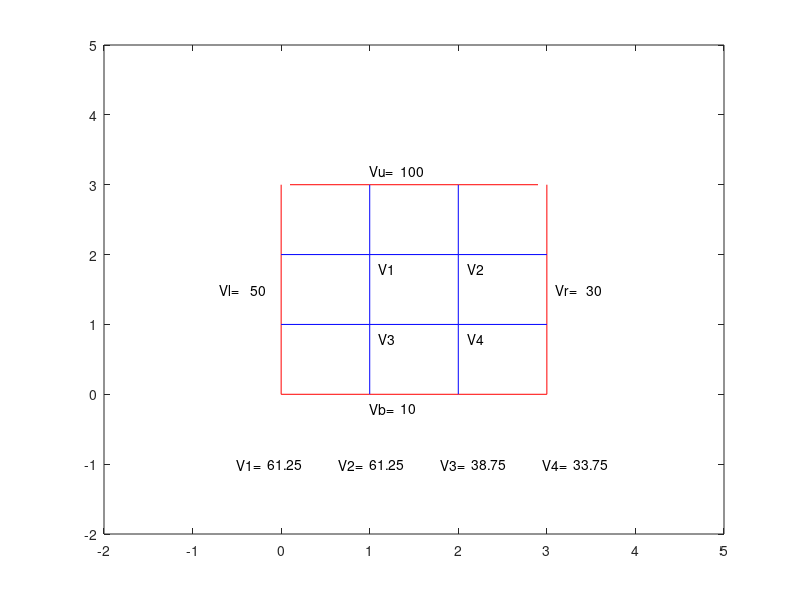

Reproduce this figure in MATLAB.
% Use FDM to solve the 2D Laplace's equation with Dirichlet-type boundary
% conditions 
% Requirements: 1. The geometry of the region (simplest case: square) 
%               2. The boundry condition
% Steps: 1. meshing the region
%        2. derive the coefficient matrix: A
%        3. derive the input vector: b=[Vl+Vu;Vu+Vr;Vb+Vl;Vb+Vr]
%        4. solving the linear equations: V=A^(-1)b
%--------------------------------------------------------------------
% Plot the region: 3x3 square region
clear
clc
% Boundary conditions
%___________
Vu=100;
Vl=50;
Vb=10;
Vr=30;
%%
%The following code is to animate the process of setting the grid points 
x=[0,1,2,3];
x_u=[0.1,1,2,2.9];
y=[0,1,2,3];
figure(1)
plot(x,zeros(1,4),'r') % plot y=0;
strb={'Vb=',Vb};
text([1,1.35],[-0.2,-0.2],strb)
hold on
plot(zeros(1,4),y,'r') % plot x=0;
strl={'Vl=',Vl};
text([-0.7,-0.35],[1.5,1.5],strl)
hold on
plot(x_u,3*ones(1,4),'r') % plot y=3;
stru={'Vu=',Vu};
text([1,1.35],[3.2,3.2],stru)
hold on
plot(3*ones(1,4),y,'r')% plot x=3;
strr={'Vr=',Vr};
text([3.1,3.45],[1.5,1.5],strr)
hold on
axis([-2 5 -2 5])
pause(2)
%%
% plot the meshing grid (3x3 meshing grids)
plot(x(2)*ones(1,4),y,'b') % plot x=1;
hold on
pause(2)
plot(x(3)*ones(1,4),y,'b') % plot x=2;
hold on
pause(2)
plot(x,y(2)*ones(1,4),'b') % plot y=1;
points34={'V3','V4'};
text([1.1,2.1],[0.8,0.8],points34)
hold on
pause(2)
plot(x,y(3)*ones(1,4),'b') % plot y=2;
points12={'V1','V2'};
text([1.1,2.1],[1.8,1.8],points12)

%%
% One must find the A matrix and b vector by analyzing the problem and generate the coefficient matrix
A=[4,-1,-1,0;-1,4,0,-1;-1,0,4,-1;0,-1,-1,4];
b=[Vl+Vu;Vu+Vr;Vb+Vl;Vb+Vr];

%%
% Solve the linear equation to find the unknown potentials
V=A\b;

%%
% To display the calculated potentials 
xtext=[-0.5,-0.15,0.65,1,1.8,2.15,2.95,3.3];
ytext=[-1,-1,-1,-1,-1,-1,-1,-1];
str={'V1=',V(1),'V2=',V(1),'V3=',V(3),'V4=',V(4)};
text(xtext,ytext,str)




 